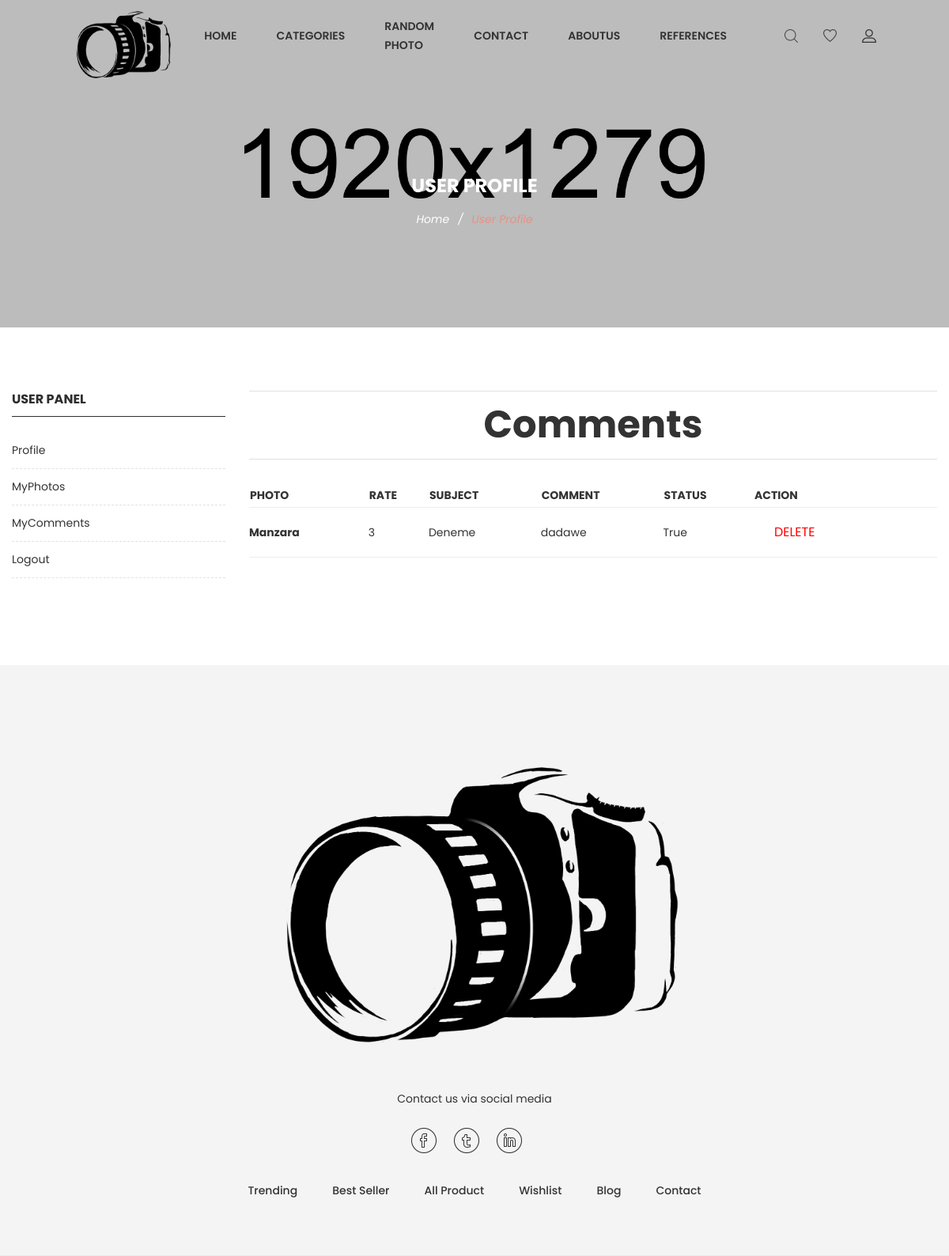
/user/comments/ (signed in), run on the app's committed database.
### photo/models.py (models this page shows, shortened)
class Comment(models.Model):
    STATUS = (
        ('New', 'Yeni'),
        ('True', 'Evet'),
        ('False', 'Hayır'),
    )
    photo = models.ForeignKey(Photo, on_delete=models.CASCADE)
    userprofil = models.ForeignKey(UserProfile, on_delete=models.CASCADE)
    user = models.ForeignKey(User, on_delete=models.CASCADE)
    subject = models.CharField(max_length=50, blank=True)
    comment = models.TextField(max_length=200, blank=True)
    rate = models.IntegerField(blank=True)
    status = models.CharField(max_length=10, choices=STATUS, default='New')
    ip = models.CharField(blank=True, max_length=20)
    create_at = models.DateTimeField(auto_now_add=True)
    update_at = models.DateTimeField(auto_now=True)

class Photo(models.Model):
    STATUS = (
        ('True', 'Evet'),
        ('False', 'Hayır'),
    )
    user = models.ForeignKey(User, on_delete=models.SET_NULL, null=True)
    category = models.ForeignKey(Category, on_delete=models.CASCADE)
    title = models.CharField(max_length=100)
    keywords = models.CharField(max_length=255)
    description = models.CharField(max_length=255)
    detail = RichTextUploadingField(blank=True)
    slug = models.SlugField(null=False, unique=True)
    image = models.ImageField(blank=True, upload_to='images/', max_length=255)  # py -m pip install --upgrade Pillow
    status = models.CharField(max_length=10, choices=STATUS)
    create_at = models.DateTimeField(auto_now_add=True)
    update_at = models.DateTimeField(auto_now=True)
    def image_tag(self):
        return mark_safe('<img src="{}" height="50"/>'.format(self.image.url))
    image_tag.short_description = 'Image'

### user/views.py (the view)
# urls.py: path('comments/', views.comments, name='comments'),
@login_required(login_url='/login')
def comments(request):
    category = Category.objects.all()
    current_user = request.user
    comment = Comment.objects.filter(user_id=current_user.id)
    context = {
        'category': category,
        'comments': comment,
    }
    return render(request, 'Pages/User/commentsPage.html', context)

### home/templates/Pages/User/commentsPage.html (shortened to what this page needs)
{% extends 'HomeBase.html' %}
{% block body %}
    <div class="ht__bradcaump__area bg-image--6">
        <div class="container">
            <div class="row">
                <div class="col-lg-12">
                    <div class="bradcaump__inner text-center">
                        <h2 class="bradcaump-title">User Profile</h2>
                        <nav class="bradcaump-content">
                            <a class="breadcrumb_item" href="/">Home</a>
                            <span class="brd-separetor">/</span>
                            <span class="breadcrumb_item active">User Profile</span>
                        </nav>
                    </div>
                </div>
            </div>
        </div>
    </div>
    <div class="page-shop-sidebar left--sidebar bg--white section-padding--lg">
        <div class="container">
            <div class="row">
                {% include "Pages/User/profile_left_panel.html" %}
                <div class="col-lg-9 col-12 order-1 order-lg-2">
                    <div class="row">
                        <div class="col-lg-12">
                            <div class="shop__list__wrapper d-flex flex-wrap flex-md-nowrap justify-content-between">
                                <p>
                                <h1>Comments</h1></p>
                            </div>
                        </div>
                    </div>
                    <div class="tab__container">
                        <table>
                            <tr>
                                <th>
                                    Photo
                                </th>
                                <th>
                                    Rate
                                </th>
                                <th>
                                    Subject
                                </th>
                                <th>
                                    Comment
                                </th>
                                <th>
                                    Status
                                </th>
                                <th>
                                    Action
                                </th>
                            </tr>
                            {% for com in comments %}
                                <tr>
                                    <td>
                                        <a href="/photo/{{ com.photo_id }}/{{ com.photo.slug }}">
                                            <strong>{{ com.photo.title }}</strong></a>
                                    </td>
                                    <td>
                                        {{ com.rate }}
                                    </td>
                                    <td>
                                        {{ com.subject }}
                                    </td>
                                    <td>
                                        {{ com.comment }}
                                    </td>
                                    <td>
                                        {{ com.status }}
                                    </td>
                                    <td>
                                            <ul class="cart__btn__list d-flex flex-wrap flex-md-nowrap flex-lg-nowrap justify-content-between">
                                                <li><a class="btn-danger" href="/user/deletecomment/{{ com.id }}"
                                                       onclick="return confirm('Will be Deleted! Are you Sure?')"><p style="color:red;">DELETE</p></a>
                                                </li>
                                            </ul>
                                    </td>
                                </tr>
                            {% endfor %}
                        </table>
                    </div>
                </div>
            </div>
        </div>
    </div>
{% endblock %}

### data on the page
Comment: photo "Manzara", rate "3", subject "Deneme", comment "dadawe", status "True"
